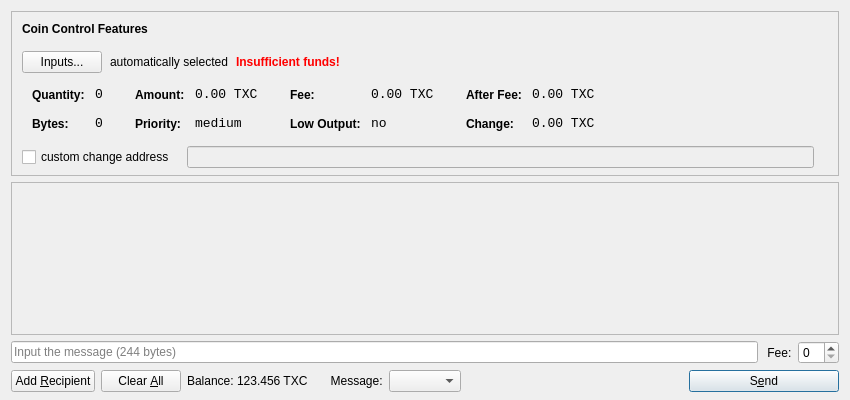
<?xml version="1.0" encoding="UTF-8"?>
<ui version="4.0">
 <class>SendCoinsDialog</class>
 <widget class="QDialog" name="SendCoinsDialog">
  <property name="geometry">
   <rect>
    <x>0</x>
    <y>0</y>
    <width>850</width>
    <height>400</height>
   </rect>
  </property>
  <property name="windowTitle">
   <string>Send Coins</string>
  </property>
  <layout class="QVBoxLayout" name="verticalLayout" stretch="0,1,0,0">
   <property name="bottomMargin">
    <number>8</number>
   </property>
   <item>
    <widget class="QFrame" name="frameCoinControl">
     <property name="sizePolicy">
      <sizepolicy hsizetype="Expanding" vsizetype="Expanding">
       <horstretch>0</horstretch>
       <verstretch>0</verstretch>
      </sizepolicy>
     </property>
     <property name="maximumSize">
      <size>
       <width>16777215</width>
       <height>16777215</height>
      </size>
     </property>
     <property name="frameShape">
      <enum>QFrame::StyledPanel</enum>
     </property>
     <property name="frameShadow">
      <enum>QFrame::Sunken</enum>
     </property>
     <layout class="QVBoxLayout" name="verticalLayoutCoinControl2">
      <property name="spacing">
       <number>6</number>
      </property>
      <property name="leftMargin">
       <number>0</number>
      </property>
      <property name="topMargin">
       <number>0</number>
      </property>
      <property name="rightMargin">
       <number>0</number>
      </property>
      <property name="bottomMargin">
       <number>6</number>
      </property>
      <item>
       <layout class="QVBoxLayout" name="verticalLayoutCoinControl" stretch="0,0,0,0,1">
        <property name="spacing">
         <number>0</number>
        </property>
        <property name="leftMargin">
         <number>10</number>
        </property>
        <property name="topMargin">
         <number>10</number>
        </property>
        <item>
         <layout class="QHBoxLayout" name="horizontalLayoutCoinControl1">
          <property name="bottomMargin">
           <number>15</number>
          </property>
          <item>
           <widget class="QLabel" name="labelCoinControlFeatures">
            <property name="sizePolicy">
             <sizepolicy hsizetype="Preferred" vsizetype="Maximum">
              <horstretch>0</horstretch>
              <verstretch>0</verstretch>
             </sizepolicy>
            </property>
            <property name="font">
             <font>
              <weight>75</weight>
              <bold>true</bold>
             </font>
            </property>
            <property name="styleSheet">
             <string notr="true">font-weight:bold;</string>
            </property>
            <property name="text">
             <string>Coin Control Features</string>
            </property>
           </widget>
          </item>
         </layout>
        </item>
        <item>
         <layout class="QHBoxLayout" name="horizontalLayoutCoinControl2" stretch="0,0,0,0">
          <property name="spacing">
           <number>8</number>
          </property>
          <property name="bottomMargin">
           <number>10</number>
          </property>
          <item>
           <widget class="QPushButton" name="pushButtonCoinControl">
            <property name="styleSheet">
             <string notr="true"/>
            </property>
            <property name="text">
             <string>Inputs...</string>
            </property>
           </widget>
          </item>
          <item>
           <widget class="QLabel" name="labelCoinControlAutomaticallySelected">
            <property name="text">
             <string>automatically selected</string>
            </property>
            <property name="margin">
             <number>5</number>
            </property>
           </widget>
          </item>
          <item>
           <widget class="QLabel" name="labelCoinControlInsuffFunds">
            <property name="font">
             <font>
              <weight>75</weight>
              <bold>true</bold>
             </font>
            </property>
            <property name="styleSheet">
             <string notr="true">color:red;font-weight:bold;</string>
            </property>
            <property name="text">
             <string>Insufficient funds!</string>
            </property>
            <property name="margin">
             <number>5</number>
            </property>
           </widget>
          </item>
          <item>
           <spacer name="horizontalSpacerCoinControl">
            <property name="orientation">
             <enum>Qt::Horizontal</enum>
            </property>
            <property name="sizeHint" stdset="0">
             <size>
              <width>40</width>
              <height>1</height>
             </size>
            </property>
           </spacer>
          </item>
         </layout>
        </item>
        <item>
         <widget class="QWidget" name="widgetCoinControl" native="true">
          <property name="sizePolicy">
           <sizepolicy hsizetype="Preferred" vsizetype="Preferred">
            <horstretch>0</horstretch>
            <verstretch>0</verstretch>
           </sizepolicy>
          </property>
          <property name="minimumSize">
           <size>
            <width>0</width>
            <height>0</height>
           </size>
          </property>
          <property name="styleSheet">
           <string notr="true"/>
          </property>
          <layout class="QHBoxLayout" name="horizontalLayoutCoinControl5">
           <property name="margin">
            <number>0</number>
           </property>
           <item>
            <layout class="QHBoxLayout" name="horizontalLayoutCoinControl3" stretch="0,0,0,1">
             <property name="spacing">
              <number>20</number>
             </property>
             <property name="topMargin">
              <number>0</number>
             </property>
             <property name="bottomMargin">
              <number>10</number>
             </property>
             <item>
              <layout class="QFormLayout" name="formLayoutCoinControl1">
               <property name="horizontalSpacing">
                <number>10</number>
               </property>
               <property name="verticalSpacing">
                <number>14</number>
               </property>
               <property name="leftMargin">
                <number>10</number>
               </property>
               <property name="topMargin">
                <number>4</number>
               </property>
               <property name="rightMargin">
                <number>6</number>
               </property>
               <item row="0" column="0">
                <widget class="QLabel" name="labelCoinControlQuantityText">
                 <property name="styleSheet">
                  <string notr="true">font-weight:bold;</string>
                 </property>
                 <property name="text">
                  <string>Quantity:</string>
                 </property>
                 <property name="margin">
                  <number>0</number>
                 </property>
                </widget>
               </item>
               <item row="0" column="1">
                <widget class="QLabel" name="labelCoinControlQuantity">
                 <property name="font">
                  <font>
                   <family>Monospace</family>
                   <pointsize>10</pointsize>
                  </font>
                 </property>
                 <property name="cursor">
                  <cursorShape>IBeamCursor</cursorShape>
                 </property>
                 <property name="contextMenuPolicy">
                  <enum>Qt::ActionsContextMenu</enum>
                 </property>
                 <property name="text">
                  <string notr="true">0</string>
                 </property>
                 <property name="margin">
                  <number>0</number>
                 </property>
                 <property name="textInteractionFlags">
                  <set>Qt::LinksAccessibleByMouse|Qt::TextSelectableByKeyboard|Qt::TextSelectableByMouse</set>
                 </property>
                </widget>
               </item>
               <item row="1" column="0">
                <widget class="QLabel" name="labelCoinControlBytesText">
                 <property name="styleSheet">
                  <string notr="true">font-weight:bold;</string>
                 </property>
                 <property name="text">
                  <string>Bytes:</string>
                 </property>
                </widget>
               </item>
               <item row="1" column="1">
                <widget class="QLabel" name="labelCoinControlBytes">
                 <property name="font">
                  <font>
                   <family>Monospace</family>
                   <pointsize>10</pointsize>
                  </font>
                 </property>
                 <property name="cursor">
                  <cursorShape>IBeamCursor</cursorShape>
                 </property>
                 <property name="contextMenuPolicy">
                  <enum>Qt::ActionsContextMenu</enum>
                 </property>
                 <property name="text">
                  <string notr="true">0</string>
                 </property>
                 <property name="textInteractionFlags">
                  <set>Qt::LinksAccessibleByMouse|Qt::TextSelectableByKeyboard|Qt::TextSelectableByMouse</set>
                 </property>
                </widget>
               </item>
              </layout>
             </item>
             <item>
              <layout class="QFormLayout" name="formLayoutCoinControl2">
               <property name="horizontalSpacing">
                <number>10</number>
               </property>
               <property name="verticalSpacing">
                <number>14</number>
               </property>
               <property name="leftMargin">
                <number>6</number>
               </property>
               <property name="topMargin">
                <number>4</number>
               </property>
               <property name="rightMargin">
                <number>6</number>
               </property>
               <item row="0" column="0">
                <widget class="QLabel" name="labelCoinControlAmountText">
                 <property name="styleSheet">
                  <string notr="true">font-weight:bold;</string>
                 </property>
                 <property name="text">
                  <string>Amount:</string>
                 </property>
                 <property name="margin">
                  <number>0</number>
                 </property>
                </widget>
               </item>
               <item row="0" column="1">
                <widget class="QLabel" name="labelCoinControlAmount">
                 <property name="font">
                  <font>
                   <family>Monospace</family>
                   <pointsize>10</pointsize>
                  </font>
                 </property>
                 <property name="cursor">
                  <cursorShape>IBeamCursor</cursorShape>
                 </property>
                 <property name="contextMenuPolicy">
                  <enum>Qt::ActionsContextMenu</enum>
                 </property>
                 <property name="text">
                  <string notr="true">0.00 TXC</string>
                 </property>
                 <property name="textInteractionFlags">
                  <set>Qt::LinksAccessibleByMouse|Qt::TextSelectableByKeyboard|Qt::TextSelectableByMouse</set>
                 </property>
                </widget>
               </item>
               <item row="1" column="0">
                <widget class="QLabel" name="labelCoinControlPriorityText">
                 <property name="styleSheet">
                  <string notr="true">font-weight:bold;</string>
                 </property>
                 <property name="text">
                  <string>Priority:</string>
                 </property>
                </widget>
               </item>
               <item row="1" column="1">
                <widget class="QLabel" name="labelCoinControlPriority">
                 <property name="font">
                  <font>
                   <family>Monospace</family>
                   <pointsize>10</pointsize>
                  </font>
                 </property>
                 <property name="cursor">
                  <cursorShape>IBeamCursor</cursorShape>
                 </property>
                 <property name="contextMenuPolicy">
                  <enum>Qt::ActionsContextMenu</enum>
                 </property>
                 <property name="text">
                  <string>medium</string>
                 </property>
                 <property name="textInteractionFlags">
                  <set>Qt::LinksAccessibleByMouse|Qt::TextSelectableByKeyboard|Qt::TextSelectableByMouse</set>
                 </property>
                </widget>
               </item>
              </layout>
             </item>
             <item>
              <layout class="QFormLayout" name="formLayoutCoinControl3">
               <property name="horizontalSpacing">
                <number>10</number>
               </property>
               <property name="verticalSpacing">
                <number>14</number>
               </property>
               <property name="leftMargin">
                <number>6</number>
               </property>
               <property name="topMargin">
                <number>4</number>
               </property>
               <property name="rightMargin">
                <number>6</number>
               </property>
               <item row="0" column="0">
                <widget class="QLabel" name="labelCoinControlFeeText">
                 <property name="styleSheet">
                  <string notr="true">font-weight:bold;</string>
                 </property>
                 <property name="text">
                  <string>Fee:</string>
                 </property>
                 <property name="margin">
                  <number>0</number>
                 </property>
                </widget>
               </item>
               <item row="0" column="1">
                <widget class="QLabel" name="labelCoinControlFee">
                 <property name="font">
                  <font>
                   <family>Monospace</family>
                   <pointsize>10</pointsize>
                  </font>
                 </property>
                 <property name="cursor">
                  <cursorShape>IBeamCursor</cursorShape>
                 </property>
                 <property name="contextMenuPolicy">
                  <enum>Qt::ActionsContextMenu</enum>
                 </property>
                 <property name="text">
                  <string notr="true">0.00 TXC</string>
                 </property>
                 <property name="textInteractionFlags">
                  <set>Qt::LinksAccessibleByMouse|Qt::TextSelectableByKeyboard|Qt::TextSelectableByMouse</set>
                 </property>
                </widget>
               </item>
               <item row="1" column="0">
                <widget class="QLabel" name="labelCoinControlLowOutputText">
                 <property name="styleSheet">
                  <string notr="true">font-weight:bold;</string>
                 </property>
                 <property name="text">
                  <string>Low Output:</string>
                 </property>
                </widget>
               </item>
               <item row="1" column="1">
                <widget class="QLabel" name="labelCoinControlLowOutput">
                 <property name="font">
                  <font>
                   <family>Monospace</family>
                   <pointsize>10</pointsize>
                  </font>
                 </property>
                 <property name="cursor">
                  <cursorShape>IBeamCursor</cursorShape>
                 </property>
                 <property name="contextMenuPolicy">
                  <enum>Qt::ActionsContextMenu</enum>
                 </property>
                 <property name="text">
                  <string>no</string>
                 </property>
                 <property name="textInteractionFlags">
                  <set>Qt::LinksAccessibleByMouse|Qt::TextSelectableByKeyboard|Qt::TextSelectableByMouse</set>
                 </property>
                </widget>
               </item>
              </layout>
             </item>
             <item>
              <layout class="QFormLayout" name="formLayoutCoinControl4">
               <property name="horizontalSpacing">
                <number>10</number>
               </property>
               <property name="verticalSpacing">
                <number>14</number>
               </property>
               <property name="leftMargin">
                <number>6</number>
               </property>
               <property name="topMargin">
                <number>4</number>
               </property>
               <property name="rightMargin">
                <number>6</number>
               </property>
               <item row="0" column="0">
                <widget class="QLabel" name="labelCoinControlAfterFeeText">
                 <property name="styleSheet">
                  <string notr="true">font-weight:bold;</string>
                 </property>
                 <property name="text">
                  <string>After Fee:</string>
                 </property>
                 <property name="margin">
                  <number>0</number>
                 </property>
                </widget>
               </item>
               <item row="0" column="1">
                <widget class="QLabel" name="labelCoinControlAfterFee">
                 <property name="font">
                  <font>
                   <family>Monospace</family>
                   <pointsize>10</pointsize>
                  </font>
                 </property>
                 <property name="cursor">
                  <cursorShape>IBeamCursor</cursorShape>
                 </property>
                 <property name="contextMenuPolicy">
                  <enum>Qt::ActionsContextMenu</enum>
                 </property>
                 <property name="text">
                  <string notr="true">0.00 TXC</string>
                 </property>
                 <property name="textInteractionFlags">
                  <set>Qt::LinksAccessibleByMouse|Qt::TextSelectableByKeyboard|Qt::TextSelectableByMouse</set>
                 </property>
                </widget>
               </item>
               <item row="1" column="0">
                <widget class="QLabel" name="labelCoinControlChangeText">
                 <property name="styleSheet">
                  <string notr="true">font-weight:bold;</string>
                 </property>
                 <property name="text">
                  <string>Change:</string>
                 </property>
                </widget>
               </item>
               <item row="1" column="1">
                <widget class="QLabel" name="labelCoinControlChange">
                 <property name="font">
                  <font>
                   <family>Monospace</family>
                   <pointsize>10</pointsize>
                  </font>
                 </property>
                 <property name="cursor">
                  <cursorShape>IBeamCursor</cursorShape>
                 </property>
                 <property name="contextMenuPolicy">
                  <enum>Qt::ActionsContextMenu</enum>
                 </property>
                 <property name="text">
                  <string notr="true">0.00 TXC</string>
                 </property>
                 <property name="textInteractionFlags">
                  <set>Qt::LinksAccessibleByMouse|Qt::TextSelectableByKeyboard|Qt::TextSelectableByMouse</set>
                 </property>
                </widget>
               </item>
              </layout>
             </item>
            </layout>
           </item>
          </layout>
         </widget>
        </item>
        <item>
         <layout class="QHBoxLayout" name="horizontalLayoutCoinControl4" stretch="0,0,0">
          <property name="spacing">
           <number>12</number>
          </property>
          <property name="sizeConstraint">
           <enum>QLayout::SetDefaultConstraint</enum>
          </property>
          <property name="topMargin">
           <number>5</number>
          </property>
          <property name="rightMargin">
           <number>5</number>
          </property>
          <item>
           <widget class="QCheckBox" name="checkBoxCoinControlChange">
            <property name="text">
             <string>custom change address</string>
            </property>
           </widget>
          </item>
          <item>
           <widget class="QLineEdit" name="lineEditCoinControlChange">
            <property name="enabled">
             <bool>false</bool>
            </property>
            <property name="sizePolicy">
             <sizepolicy hsizetype="Expanding" vsizetype="Fixed">
              <horstretch>0</horstretch>
              <verstretch>0</verstretch>
             </sizepolicy>
            </property>
           </widget>
          </item>
          <item>
           <widget class="QLabel" name="labelCoinControlChangeLabel">
            <property name="sizePolicy">
             <sizepolicy hsizetype="Preferred" vsizetype="Expanding">
              <horstretch>0</horstretch>
              <verstretch>0</verstretch>
             </sizepolicy>
            </property>
            <property name="minimumSize">
             <size>
              <width>0</width>
              <height>0</height>
             </size>
            </property>
            <property name="text">
             <string/>
            </property>
            <property name="margin">
             <number>3</number>
            </property>
           </widget>
          </item>
         </layout>
        </item>
        <item>
         <spacer name="verticalSpacerCoinControl">
          <property name="orientation">
           <enum>Qt::Vertical</enum>
          </property>
          <property name="sizeHint" stdset="0">
           <size>
            <width>800</width>
            <height>1</height>
           </size>
          </property>
         </spacer>
        </item>
       </layout>
      </item>
     </layout>
    </widget>
   </item>
   <item>
    <widget class="QScrollArea" name="scrollArea">
     <property name="widgetResizable">
      <bool>true</bool>
     </property>
     <widget class="QWidget" name="scrollAreaWidgetContents">
      <property name="geometry">
       <rect>
        <x>0</x>
        <y>0</y>
        <width>830</width>
        <height>147</height>
       </rect>
      </property>
      <layout class="QVBoxLayout" name="verticalLayout_2">
       <property name="margin">
        <number>0</number>
       </property>
       <item>
        <layout class="QVBoxLayout" name="entries">
         <property name="spacing">
          <number>6</number>
         </property>
        </layout>
       </item>
       <item>
        <spacer name="verticalSpacer">
         <property name="orientation">
          <enum>Qt::Vertical</enum>
         </property>
         <property name="sizeHint" stdset="0">
          <size>
           <width>20</width>
           <height>40</height>
          </size>
         </property>
        </spacer>
       </item>
      </layout>
     </widget>
    </widget>
   </item>
   <item>
    <layout class="QHBoxLayout" name="horizontalLayoutMsg">
     <item>
      <widget class="QLineEdit" name="lineEditMsg">
       <property name="maxLength">
        <number>244</number>
       </property>
       <property name="placeholderText">
        <string>Input the message (244 bytes)</string>
       </property>
      </widget>
     </item>
     <item>
      <widget class="QLabel" name="labelFee">
       <property name="text">
        <string> Fee:</string>
       </property>
      </widget>
     </item>
     <item>
      <widget class="BitcoinAmountField" name="amountEditFee">
       <property name="sizePolicy">
        <sizepolicy hsizetype="Fixed" vsizetype="Fixed">
         <horstretch>0</horstretch>
         <verstretch>0</verstretch>
        </sizepolicy>
       </property>
      </widget>
     </item>
    </layout>
   </item>
   <item>
    <layout class="QHBoxLayout" name="horizontalLayout">
     <item>
      <widget class="QPushButton" name="addButton">
       <property name="toolTip">
        <string>Send to multiple recipients at once</string>
       </property>
       <property name="text">
        <string>Add &amp;Recipient</string>
       </property>
       <property name="icon">
        <iconset resource="../bitcoin.qrc">
         <normaloff>:/icons/add</normaloff>:/icons/add</iconset>
       </property>
       <property name="autoDefault">
        <bool>false</bool>
       </property>
      </widget>
     </item>
     <item>
      <widget class="QPushButton" name="clearButton">
       <property name="sizePolicy">
        <sizepolicy hsizetype="Minimum" vsizetype="Fixed">
         <horstretch>0</horstretch>
         <verstretch>0</verstretch>
        </sizepolicy>
       </property>
       <property name="toolTip">
        <string>Remove all transaction fields</string>
       </property>
       <property name="text">
        <string>Clear &amp;All</string>
       </property>
       <property name="icon">
        <iconset resource="../bitcoin.qrc">
         <normaloff>:/icons/remove</normaloff>:/icons/remove</iconset>
       </property>
       <property name="autoRepeatDelay">
        <number>300</number>
       </property>
       <property name="autoDefault">
        <bool>false</bool>
       </property>
      </widget>
     </item>
     <item>
      <layout class="QHBoxLayout" name="horizontalLayout_2">
       <property name="spacing">
        <number>3</number>
       </property>
       <item>
        <widget class="QLabel" name="label">
         <property name="text">
          <string>Balance:</string>
         </property>
        </widget>
       </item>
       <item>
        <widget class="QLabel" name="labelBalance">
         <property name="cursor">
          <cursorShape>IBeamCursor</cursorShape>
         </property>
         <property name="text">
          <string>123.456 TXC</string>
         </property>
         <property name="textInteractionFlags">
          <set>Qt::LinksAccessibleByMouse|Qt::TextSelectableByKeyboard|Qt::TextSelectableByMouse</set>
         </property>
        </widget>
       </item>
      </layout>
     </item>
     <item>
      <widget class="QLabel" name="label_2">
       <property name="text">
        <string>     Message:</string>
       </property>
      </widget>
     </item>
     <item>
      <widget class="QComboBox" name="comboBoxMsgType"/>
     </item>
     <item>
      <spacer name="horizontalSpacer">
       <property name="orientation">
        <enum>Qt::Horizontal</enum>
       </property>
       <property name="sizeHint" stdset="0">
        <size>
         <width>40</width>
         <height>20</height>
        </size>
       </property>
      </spacer>
     </item>
     <item>
      <widget class="QPushButton" name="sendButton">
       <property name="minimumSize">
        <size>
         <width>150</width>
         <height>0</height>
        </size>
       </property>
       <property name="toolTip">
        <string>Confirm the send action</string>
       </property>
       <property name="text">
        <string>S&amp;end</string>
       </property>
       <property name="icon">
        <iconset resource="../bitcoin.qrc">
         <normaloff>:/icons/send</normaloff>:/icons/send</iconset>
       </property>
       <property name="default">
        <bool>true</bool>
       </property>
      </widget>
     </item>
    </layout>
   </item>
  </layout>
 </widget>
 <customwidgets>
  <customwidget>
   <class>BitcoinAmountField</class>
   <extends>QSpinBox</extends>
   <header>bitcoinamountfield.h</header>
   <container>1</container>
  </customwidget>
 </customwidgets>
 <resources>
  <include location="../bitcoin.qrc"/>
 </resources>
 <connections/>
</ui>
